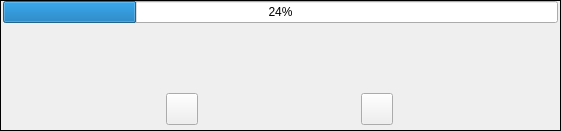
<?xml version="1.0" encoding="UTF-8"?>
<ui version="4.0">
 <class>AssetFaceWidget</class>
 <widget class="QWidget" name="AssetFaceWidget">
  <property name="geometry">
   <rect>
    <x>0</x>
    <y>0</y>
    <width>561</width>
    <height>131</height>
   </rect>
  </property>
  <property name="sizePolicy">
   <sizepolicy hsizetype="Expanding" vsizetype="Preferred">
    <horstretch>0</horstretch>
    <verstretch>0</verstretch>
   </sizepolicy>
  </property>
  <property name="minimumSize">
   <size>
    <width>0</width>
    <height>0</height>
   </size>
  </property>
  <property name="maximumSize">
   <size>
    <width>16777215</width>
    <height>16777215</height>
   </size>
  </property>
  <property name="windowTitle">
   <string>Form</string>
  </property>
  <layout class="QHBoxLayout" name="horizontalLayout_4">
   <property name="spacing">
    <number>2</number>
   </property>
   <property name="leftMargin">
    <number>0</number>
   </property>
   <property name="topMargin">
    <number>0</number>
   </property>
   <property name="rightMargin">
    <number>0</number>
   </property>
   <property name="bottomMargin">
    <number>0</number>
   </property>
   <item>
    <widget class="QFrame" name="m_MainFrame">
     <property name="frameShape">
      <enum>QFrame::Box</enum>
     </property>
     <property name="frameShadow">
      <enum>QFrame::Plain</enum>
     </property>
     <layout class="QHBoxLayout" name="horizontalLayout_5">
      <property name="spacing">
       <number>2</number>
      </property>
      <property name="leftMargin">
       <number>0</number>
      </property>
      <property name="topMargin">
       <number>0</number>
      </property>
      <property name="rightMargin">
       <number>0</number>
      </property>
      <property name="bottomMargin">
       <number>0</number>
      </property>
      <item>
       <widget class="AvatarBar" name="m_LeftAvatarBar" native="true"/>
      </item>
      <item>
       <layout class="QVBoxLayout" name="verticalLayout">
        <item>
         <widget class="QProgressBar" name="m_XferProgressBar">
          <property name="value">
           <number>24</number>
          </property>
         </widget>
        </item>
        <item>
         <layout class="QHBoxLayout" name="horizontalLayout_3">
          <item>
           <spacer name="horizontalSpacer">
            <property name="orientation">
             <enum>Qt::Horizontal</enum>
            </property>
            <property name="sizeHint" stdset="0">
             <size>
              <width>40</width>
              <height>20</height>
             </size>
            </property>
           </spacer>
          </item>
          <item>
           <widget class="VxLabel" name="m_FaceLabel">
            <property name="sizePolicy">
             <sizepolicy hsizetype="Expanding" vsizetype="Preferred">
              <horstretch>0</horstretch>
              <verstretch>0</verstretch>
             </sizepolicy>
            </property>
            <property name="text">
             <string notr="true"/>
            </property>
            <property name="alignment">
             <set>Qt::AlignCenter</set>
            </property>
           </widget>
          </item>
          <item>
           <spacer name="horizontalSpacer_2">
            <property name="orientation">
             <enum>Qt::Horizontal</enum>
            </property>
            <property name="sizeHint" stdset="0">
             <size>
              <width>40</width>
              <height>20</height>
             </size>
            </property>
           </spacer>
          </item>
         </layout>
        </item>
        <item>
         <widget class="QFrame" name="m_TagFrame">
          <property name="sizePolicy">
           <sizepolicy hsizetype="Preferred" vsizetype="Preferred">
            <horstretch>0</horstretch>
            <verstretch>0</verstretch>
           </sizepolicy>
          </property>
          <property name="minimumSize">
           <size>
            <width>0</width>
            <height>16</height>
           </size>
          </property>
          <property name="maximumSize">
           <size>
            <width>16777215</width>
            <height>16777215</height>
           </size>
          </property>
          <property name="frameShape">
           <enum>QFrame::NoFrame</enum>
          </property>
          <property name="frameShadow">
           <enum>QFrame::Raised</enum>
          </property>
          <layout class="QHBoxLayout" name="horizontalLayout">
           <property name="spacing">
            <number>2</number>
           </property>
           <property name="leftMargin">
            <number>0</number>
           </property>
           <property name="topMargin">
            <number>0</number>
           </property>
           <property name="rightMargin">
            <number>0</number>
           </property>
           <property name="bottomMargin">
            <number>0</number>
           </property>
           <item>
            <widget class="QLabel" name="m_LeftUserNameLabel">
             <property name="sizePolicy">
              <sizepolicy hsizetype="Minimum" vsizetype="Preferred">
               <horstretch>0</horstretch>
               <verstretch>0</verstretch>
              </sizepolicy>
             </property>
             <property name="text">
              <string notr="true"/>
             </property>
            </widget>
           </item>
           <item>
            <widget class="QLabel" name="m_TagUserTextLabel">
             <property name="sizePolicy">
              <sizepolicy hsizetype="Expanding" vsizetype="Preferred">
               <horstretch>0</horstretch>
               <verstretch>0</verstretch>
              </sizepolicy>
             </property>
             <property name="text">
              <string notr="true"/>
             </property>
             <property name="alignment">
              <set>Qt::AlignCenter</set>
             </property>
            </widget>
           </item>
           <item>
            <widget class="QLabel" name="m_RightUserNameLabel">
             <property name="text">
              <string notr="true"/>
             </property>
             <property name="alignment">
              <set>Qt::AlignRight|Qt::AlignTrailing|Qt::AlignVCenter</set>
             </property>
            </widget>
           </item>
          </layout>
         </widget>
        </item>
        <item>
         <widget class="QFrame" name="m_ButtonFrame">
          <property name="sizePolicy">
           <sizepolicy hsizetype="Preferred" vsizetype="Fixed">
            <horstretch>0</horstretch>
            <verstretch>0</verstretch>
           </sizepolicy>
          </property>
          <property name="minimumSize">
           <size>
            <width>0</width>
            <height>42</height>
           </size>
          </property>
          <property name="maximumSize">
           <size>
            <width>16777215</width>
            <height>42</height>
           </size>
          </property>
          <property name="frameShape">
           <enum>QFrame::NoFrame</enum>
          </property>
          <property name="frameShadow">
           <enum>QFrame::Raised</enum>
          </property>
          <layout class="QHBoxLayout" name="horizontalLayout_2">
           <property name="spacing">
            <number>5</number>
           </property>
           <property name="leftMargin">
            <number>5</number>
           </property>
           <property name="topMargin">
            <number>5</number>
           </property>
           <property name="rightMargin">
            <number>5</number>
           </property>
           <property name="bottomMargin">
            <number>5</number>
           </property>
           <item>
            <widget class="VxPushButton" name="m_SendButton">
             <property name="sizePolicy">
              <sizepolicy hsizetype="Fixed" vsizetype="Fixed">
               <horstretch>0</horstretch>
               <verstretch>0</verstretch>
              </sizepolicy>
             </property>
             <property name="minimumSize">
              <size>
               <width>32</width>
               <height>32</height>
              </size>
             </property>
             <property name="maximumSize">
              <size>
               <width>32</width>
               <height>32</height>
              </size>
             </property>
             <property name="text">
              <string notr="true"/>
             </property>
             <property name="iconSize">
              <size>
               <width>32</width>
               <height>32</height>
              </size>
             </property>
            </widget>
           </item>
           <item>
            <widget class="VxPushButton" name="m_ShredButton">
             <property name="sizePolicy">
              <sizepolicy hsizetype="Fixed" vsizetype="Fixed">
               <horstretch>0</horstretch>
               <verstretch>0</verstretch>
              </sizepolicy>
             </property>
             <property name="minimumSize">
              <size>
               <width>32</width>
               <height>32</height>
              </size>
             </property>
             <property name="maximumSize">
              <size>
               <width>32</width>
               <height>32</height>
              </size>
             </property>
             <property name="text">
              <string notr="true"/>
             </property>
             <property name="iconSize">
              <size>
               <width>32</width>
               <height>32</height>
              </size>
             </property>
            </widget>
           </item>
          </layout>
         </widget>
        </item>
       </layout>
      </item>
      <item>
       <widget class="AvatarBar" name="m_RightAvatarBar" native="true">
        <property name="sizePolicy">
         <sizepolicy hsizetype="Preferred" vsizetype="Expanding">
          <horstretch>0</horstretch>
          <verstretch>0</verstretch>
         </sizepolicy>
        </property>
       </widget>
      </item>
     </layout>
    </widget>
   </item>
  </layout>
 </widget>
 <customwidgets>
  <customwidget>
   <class>VxPushButton</class>
   <extends>QPushButton</extends>
   <header location="global">VxPushButton.h</header>
  </customwidget>
  <customwidget>
   <class>AvatarBar</class>
   <extends>QWidget</extends>
   <header>AvatarBar.h</header>
   <container>1</container>
  </customwidget>
  <customwidget>
   <class>VxLabel</class>
   <extends>QLabel</extends>
   <header>VxLabel.h</header>
  </customwidget>
 </customwidgets>
 <resources/>
 <connections/>
</ui>
